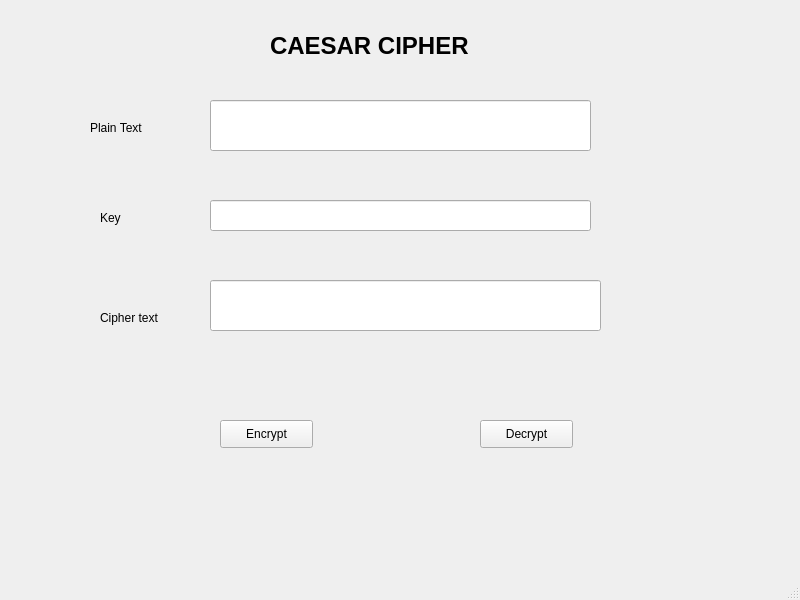
<?xml version="1.0" encoding="UTF-8"?>
<ui version="4.0">
 <class>MainWindow</class>
 <widget class="QMainWindow" name="MainWindow">
  <property name="geometry">
   <rect>
    <x>0</x>
    <y>0</y>
    <width>800</width>
    <height>600</height>
   </rect>
  </property>
  <property name="windowTitle">
   <string>MainWindow</string>
  </property>
  <widget class="QWidget" name="centralwidget">
   <widget class="QLineEdit" name="plain_Text">
    <property name="geometry">
     <rect>
      <x>210</x>
      <y>100</y>
      <width>381</width>
      <height>51</height>
     </rect>
    </property>
   </widget>
   <widget class="QLineEdit" name="plain_key">
    <property name="geometry">
     <rect>
      <x>210</x>
      <y>200</y>
      <width>381</width>
      <height>31</height>
     </rect>
    </property>
   </widget>
   <widget class="QLineEdit" name="plain_cipher">
    <property name="geometry">
     <rect>
      <x>210</x>
      <y>280</y>
      <width>391</width>
      <height>51</height>
     </rect>
    </property>
   </widget>
   <widget class="QPushButton" name="pushButton">
    <property name="geometry">
     <rect>
      <x>220</x>
      <y>420</y>
      <width>93</width>
      <height>28</height>
     </rect>
    </property>
    <property name="text">
     <string>Encrypt</string>
    </property>
   </widget>
   <widget class="QPushButton" name="pushButton_2">
    <property name="geometry">
     <rect>
      <x>480</x>
      <y>420</y>
      <width>93</width>
      <height>28</height>
     </rect>
    </property>
    <property name="text">
     <string>Decrypt</string>
    </property>
   </widget>
   <widget class="QLabel" name="label">
    <property name="geometry">
     <rect>
      <x>270</x>
      <y>20</y>
      <width>261</width>
      <height>51</height>
     </rect>
    </property>
    <property name="font">
     <font>
      <pointsize>18</pointsize>
      <weight>75</weight>
      <bold>true</bold>
     </font>
    </property>
    <property name="text">
     <string>CAESAR CIPHER</string>
    </property>
   </widget>
   <widget class="QLabel" name="label_2">
    <property name="geometry">
     <rect>
      <x>90</x>
      <y>120</y>
      <width>55</width>
      <height>16</height>
     </rect>
    </property>
    <property name="text">
     <string>Plain Text</string>
    </property>
   </widget>
   <widget class="QLabel" name="label_3">
    <property name="geometry">
     <rect>
      <x>100</x>
      <y>210</y>
      <width>55</width>
      <height>16</height>
     </rect>
    </property>
    <property name="text">
     <string>Key</string>
    </property>
   </widget>
   <widget class="QLabel" name="label_4">
    <property name="geometry">
     <rect>
      <x>100</x>
      <y>310</y>
      <width>71</width>
      <height>16</height>
     </rect>
    </property>
    <property name="text">
     <string>Cipher text</string>
    </property>
   </widget>
  </widget>
  <widget class="QMenuBar" name="menubar">
   <property name="geometry">
    <rect>
     <x>0</x>
     <y>0</y>
     <width>800</width>
     <height>26</height>
    </rect>
   </property>
  </widget>
  <widget class="QStatusBar" name="statusbar"/>
 </widget>
 <resources/>
 <connections/>
</ui>
